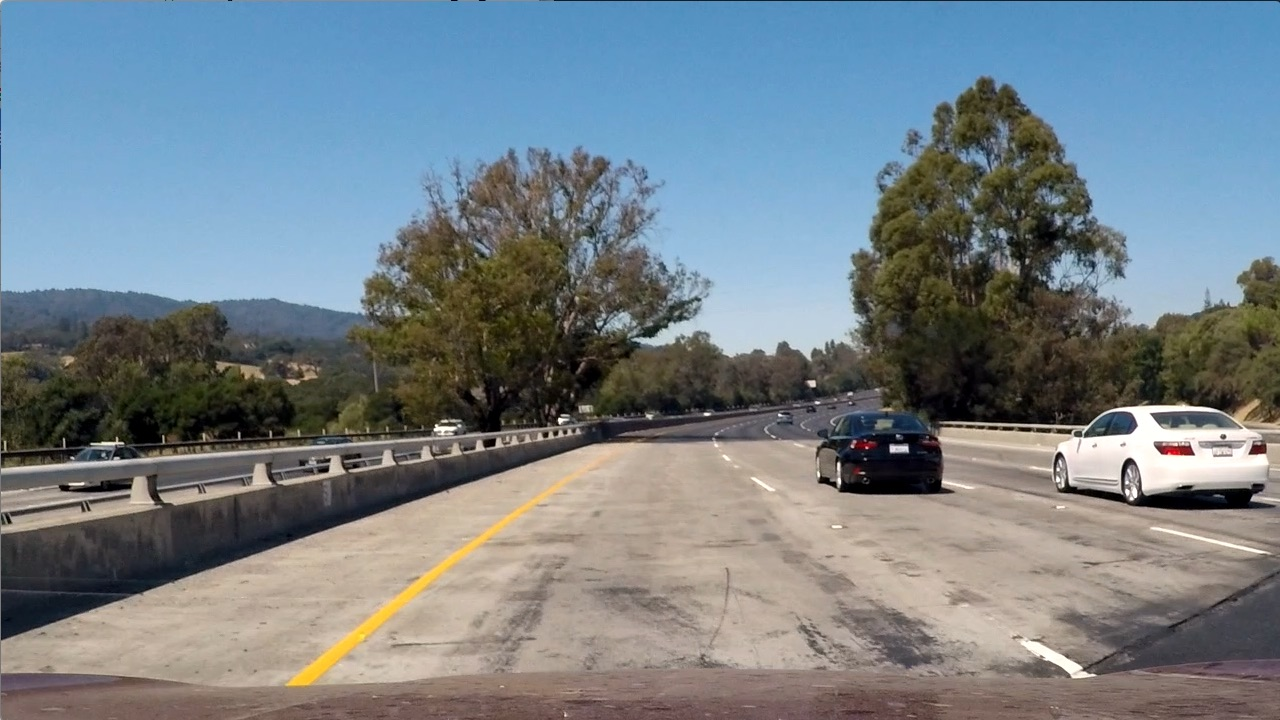
#> input picture test_images/test1.jpg, 1280 x 720 px
$ jupyter execute --allow-errors Project.ipynb   (older library calls are emulated)
#> lines starting #> are read from the running program, lines starting #| are printed output that depends on the picture
# Self-Driving Car Engineer Nanodegree
## Computer Vision
## Project: Vehicle Detection & Tracking

---
### Imports

[cell 1]
import matplotlib.image as mpimg
import matplotlib.pyplot as plt
from collections import deque
import numpy as np
import pickle
import cv2
import os
import shutil
import glob
import time
import random
from sklearn.svm import LinearSVC
from sklearn.preprocessing import StandardScaler
from skimage.feature import hog
from scipy.ndimage.measurements import label
from sklearn.model_selection import train_test_split
from moviepy.editor import VideoFileClip
from IPython.display import HTML
import warnings
warnings.filterwarnings("ignore")

---
### Load Training Images

[cell 2]
# Read in cars and notcars images
cars = []
notcars = []

vehicle_images = glob.glob('./training_data/vehicles/*.png')
for image in vehicle_images:
    cars.append(image)

non_vehicle_images = glob.glob('./training_data/non_vehicles/*.png')
for image in non_vehicle_images:
    notcars.append(image)

### Visualize Training Images

[cell 3]
print('Total number of car training images: {}'.format(len(cars)))
print('Total number of non-car training images: {}'.format(len(notcars)))

# Visualize sample car images
#> (the rest of this cell did not finish here and is left out)

---
### Parameters

[cell 4]
color_space = 'YUV' # Can be RGB, HSV, LUV, HLS, YUV, YCrCb
orient = 11  # HOG orientations
pix_per_cell = 12 # HOG pixels per cell
cell_per_block = 2 # HOG cells per block
hog_channel = 'ALL' # Can be 0, 1, 2, or "ALL"
spatial_size = (32, 32) # Spatial binning dimensions
hist_bins = 32 # Number of histogram bins
spatial_feat = False # Spatial features on or off
hist_feat = False # Histogram features on or off
hog_feat = True # HOG features on or off

---
### Feature Extraction

[cell 5]
# Functions for extracting features

def convert_color(img, color_space='YCrCb'):
    '''
    Converts image from RGB to other colorspaces
    '''
    if color_space != 'RGB':
        if color_space == 'HSV':
            img = cv2.cvtColor(img, cv2.COLOR_RGB2HSV)
        elif color_space == 'LUV':
            img = cv2.cvtColor(img, cv2.COLOR_RGB2LUV)
        elif color_space == 'HLS':
            img = cv2.cvtColor(img, cv2.COLOR_RGB2HLS)
        elif color_space == 'YUV':
            img = cv2.cvtColor(img, cv2.COLOR_RGB2YUV)
        elif color_space == 'YCrCb':
            img = cv2.cvtColor(img, cv2.COLOR_RGB2YCrCb)
    else:
        img = np.copy(img)
    return img

# [43 lines left out: functions get_hog_features, bin_spatial, color_hist, not called in this run]

def extract_features(imgs, color_space='RGB', spatial_size=(32, 32),
                        hist_bins=32, orient=9,
                        pix_per_cell=8, cell_per_block=2, hog_channel=0,
                        spatial_feat=True, hist_feat=True, hog_feat=True):
    '''
    A function to extract features from a list of images.
    Calls the get_hog_features(), color_hist() & bin_spatial functions.
    '''
    # Create a list to append feature vectors to
    features = []
    # Iterate through the list of images
    for file in imgs:
        file_features = []
        # Read in each one by one
        image = mpimg.imread(file)
        # apply color conversion if colorspace other than 'RGB'
        feature_image = convert_color(image, color_space=color_space)

        if spatial_feat == True:
            spatial_features = bin_spatial(feature_image, size=spatial_size)
            file_features.append(spatial_features)
        if hist_feat == True:
            hist_features = color_hist(feature_image, nbins=hist_bins)
            file_features.append(hist_features)
        if hog_feat == True:
            if hog_channel == 'ALL':
                hog_features = []
                for channel in range(feature_image.shape[2]):
                    hog_features.append(get_hog_features(feature_image[:,:,channel],
                                        orient, pix_per_cell, cell_per_block,
                                        vis=False, feature_vec=True))
                hog_features = np.ravel(hog_features)
            else:
                hog_features = get_hog_features(feature_image[:,:,hog_channel],
                                                orient, pix_per_cell, cell_per_block,
                                                vis=False, feature_vec=True)
                hog_features = np.ravel(hog_features)
            # Append the new feature vector to the features list
            file_features.append(hog_features)
        features.append(np.concatenate(file_features)) # same as calling np.vstack() as np.concatenate() has default of 0
    # Return list of feature vectors
    return features

### Visualize HOG Features

#> (a cell that did not finish here is left out)

---
### Model Training

[cell 7]
t = time.time()
car_features = extract_features(cars, color_space=color_space,
                        spatial_size=spatial_size, hist_bins=hist_bins,
                        orient=orient, pix_per_cell=pix_per_cell,
                        cell_per_block=cell_per_block,
                        hog_channel=hog_channel, spatial_feat=spatial_feat,
                        hist_feat=hist_feat, hog_feat=hog_feat)

notcar_features = extract_features(notcars, color_space=color_space,
                        spatial_size=spatial_size, hist_bins=hist_bins,
                        orient=orient, pix_per_cell=pix_per_cell,
                        cell_per_block=cell_per_block,
                        hog_channel=hog_channel, spatial_feat=spatial_feat,
                        hist_feat=hist_feat, hog_feat=hog_feat)

t2 = time.time()
print('Feature extraction for complete training data set took {} seconds...\n'.format(round(t2-t, 2)))

X = np.vstack((car_features, notcar_features)).astype(np.float64)
print('Total examples: {}\n'.format(len(X)))

# Fit a per-column scaler
#> (the rest of this cell did not finish here and is left out)

### Model Parameter Tuning

**Training Comparison**

|Color|Spatial Bin.|Color Hist.|HOG Channels|HOG Orient.|HOG Pix./Cell|HOG Cells/Block|Feature Extrac. Time|Train. Time|Accuracy|
|:------:|:-----:|:-----:|:-----:|:-----:|:-----:|:-----:|
|HLS|Yes|Yes|All|9|8|2|401.06|15.88|0.9913|
|HLS|No|No|All|9|8|2|372.04|64.46|0.9783|
|HSV|No|No|All|9|8|2|377.77|16.67|0.9783|
|LUV|No|No|All|9|8|2|377.46|63.22|0.9772|
|YCrCb|No|No|All|9|8|2|377.22|56.81|0.9823|
|RGB|No|No|All|9|8|2|379.24|75.35|0.9679|
|YUV|No|No|All|9|8|2|379.22|55.97|0.9764|
|YUV|No|No|All|11|16|2|271.28|9.09|0.9733|
|YUV|No|No|All|11|12|2|285.50|18.55|0.9764|
*All times in seconds*

**Video Processing Comparison**

|Color|HOG Channels|HOG Orient.|HOG Pix./Cell|HOG Cells/Block|Video Frames|Processing Time|
|:------:|:-----:|:-----:|:-----:|:-----:|:-----:|:-----:|
|YUV|All|12|8|2|100|11|
|YUV|All|11|16|2|100|4.04|
|YUV|All|11|12|2|100|6.04|
*All times in minutes*

### Save Trained Model & Parameters

[cell 8]
model_directory = './saved_model/'
model_file_name = 'svc.pickle'
model_full_path = os.path.join(model_directory, model_file_name)

if not os.path.exists(model_directory):
    os.makedirs(model_directory)

if os.path.isfile(model_full_path):
    os.remove(model_full_path)

t = time.time()
#> (the rest of this cell did not finish here and is left out)

---
### Load Trained Model & Parameters

[cell 9]
model_directory = './saved_model/'
model_file_name = 'svc.pickle'
model_full_path = os.path.join(model_directory, model_file_name)
svc = None
X_scaler = None
color_space = None
orient = None
pix_per_cell = None
cell_per_block = None
hog_channel = None
spatial_size = None
hist_bins = None
spatial_feat = None
hist_feat = None
hog_feat = None

def load_model_and_params():
    global svc
    global X_scaler
    global color_space
    global orient
    global pix_per_cell
    global cell_per_block
    global hog_channel
    global spatial_size
    global hist_bins
    global spatial_feat
    global hist_feat
    global hog_feat
    t = time.time()
    with open(model_full_path, 'rb') as f:
        pickle_data = pickle.load(f)
        svc = pickle_data["svc"]
        X_scaler = pickle_data["X_scaler"]
        orient = pickle_data["orient"]
        pix_per_cell = pickle_data["pix_per_cell"]
        cell_per_block = pickle_data["cell_per_block"]
        spatial_size = pickle_data["spatial_size"]
        hist_bins = pickle_data["hist_bins"]
        spatial_feat = pickle_data['spatial_feat']
        hist_feat = pickle_data['hist_feat']
        hog_feat = pickle_data['hog_feat']
        hog_channel = pickle_data['hog_channel']
        color_space = pickle_data['color_space']

        del pickle_data  # Free up memory
    t2 = time.time()
    print('Fitted model & params loaded from pickle file successfully!!!Time taken {} seconds.\n'.format(round(t2-t, 2)))
    print('Parameters:\n')
    print('HOG features:{}\nHOG Orientation:{}\nHOG Pixels per cells:{}\nHOG cells per block:{}\nHOG channels:{}\nColorspace:{}\nSpatial features:{}\nSpatial size:{}\nHistogram features:{}\nHistogram bins:{}'.format(hog_feat,orient,pix_per_cell,cell_per_block,hog_channel,color_space,spatial_feat,spatial_size,hist_feat,hist_bins))

#> (the rest of this cell did not finish here and is left out)

---
### Car Detection

[cell 10]
# Functions for detecting cars, creating a heatmap, thresholding & drawing cars' bounding boxes

def find_cars(img, svc, X_scaler, orient, pix_per_cell, cell_per_block, spatial_size, hist_bins,
              hog_channel, color_space, spatial_feat=True, hist_feat=True,
              ydims_scales=[(400,656,1)], x_threshold = 0, debug=False):
    '''
    A single function that extracts features using:
    hog sub-sampling, color histogram & spatial binning
    and detects cars.
    '''
    b_boxes = []
    draw_img = np.copy(img)
    img = img.astype(np.float32)/255 # for JPEG images as mpimg.imread() reads in on a scale of 0-255 but PNG scale is 0-1

    for ydim_scale in ydims_scales:
        log_file.write('Scale: {}\n'.format(ydim_scale[2]))
        log_file.write('Y dimensions: {}-{}\n'.format(ydim_scale[0], ydim_scale[1]))
        img_tosearch = img[ydim_scale[0]:ydim_scale[1], :, :]
        log_file.write('Image size: {}\n'.format(img_tosearch.shape))
        ctrans_tosearch = convert_color(img_tosearch, color_space=color_space)
        if ydim_scale[2] != 1:
            imshape = ctrans_tosearch.shape
            ctrans_tosearch = cv2.resize(ctrans_tosearch, (np.int(imshape[1]/ydim_scale[2]), np.int(imshape[0]/ydim_scale[2])))
        log_file.write('Resized image size: {}\n'.format(ctrans_tosearch.shape))

        ch1 = ctrans_tosearch[:,:,0]

        # Define blocks and steps as above
        nxblocks = (ch1.shape[1] // pix_per_cell) - cell_per_block + 1
        nyblocks = (ch1.shape[0] // pix_per_cell) - cell_per_block + 1
        nfeat_per_block = orient*cell_per_block**2

        # 64 was the orginal sampling rate, with 8 cells and 8 pix per cell
        window = 64
        nblocks_per_window = (window // pix_per_cell) - cell_per_block + 1

        # Instead of overlap, define how many cells to step
        # Change size dynamically based on scale range to cover more area, else right side is not covered completely
        cells_per_step = 2
        if (ydim_scale[2] > 2):
            cells_per_step = 1
        nxsteps = (nxblocks - nblocks_per_window) // cells_per_step
        nysteps = (nyblocks - nblocks_per_window) // cells_per_step

        hog1 = None
        hog2 = None
        hog3 = None
        hog_c = None

        # Get HOG features for the entire image only once
        if hog_channel == 'ALL':
            for channel in range(ctrans_tosearch.shape[2]):
                # Compute individual channel HOG features for the entire image
                hog1 = get_hog_features(ctrans_tosearch[:,:,channel], orient, pix_per_cell, cell_per_block, feature_vec=False)
                hog2 = get_hog_features(ctrans_tosearch[:,:,channel], orient, pix_per_cell, cell_per_block, feature_vec=False)
                hog3 = get_hog_features(ctrans_tosearch[:,:,channel], orient, pix_per_cell, cell_per_block, feature_vec=False)
        else:
                hog_c = get_hog_features(ctrans_tosearch[:,:,hog_channel], orient, pix_per_cell, cell_per_block, feature_vec=False)

        for xb in range(nxsteps):
            for yb in range(nysteps):
                ypos = yb*cells_per_step
                xpos = xb*cells_per_step

                # Extract HOG for this patch
                hog_features = None
                if hog_channel == 'ALL':
                    hog_feat1 = hog1[ypos:ypos+nblocks_per_window, xpos:xpos+nblocks_per_window].ravel()
                    hog_feat2 = hog2[ypos:ypos+nblocks_per_window, xpos:xpos+nblocks_per_window].ravel()
                    hog_feat3 = hog3[ypos:ypos+nblocks_per_window, xpos:xpos+nblocks_per_window].ravel()
                    hog_features = np.hstack((hog_feat1, hog_feat2, hog_feat3)) # 1
                else:
                    hog_features = hog_c[ypos:ypos+nblocks_per_window, xpos:xpos+nblocks_per_window].ravel()

                xleft = xpos*pix_per_cell
                ytop = ypos*pix_per_cell

                # Extract the image patch
                subimg = cv2.resize(ctrans_tosearch[ytop:ytop+window, xleft:xleft+window], (64,64))

                # Get spatial features
                spatial_features = bin_spatial(subimg, size=spatial_size) # 2
                # Get color features
                hist_features = color_hist(subimg, nbins=hist_bins) # 3
                #log_file.write('spatial_features:{}, hist_features:{}, hog_features:{}\n'.format(spatial_features.shape, hist_features.shape, hog_features.shape))
                all_features = None
                # Combine features
                if (spatial_feat and hist_feat):
                    all_features = np.hstack((spatial_features, hist_features, hog_features)).reshape(1, -1)
                elif (spatial_feat):
                    all_features = np.hstack((spatial_features, hog_features)).reshape(1, -1)
                elif (hist_feat):
                    all_features = np.hstack((hist_features, hog_features)).reshape(1, -1)
                else:
                    all_features = hog_features.reshape(1, -1)

                # Scale features
                scaled_features = X_scaler.transform(all_features)

                # Make prediction
                current_prediction = svc.predict(scaled_features)

                if (current_prediction == 1) or (debug):
                    xbox_left = np.int(xleft*ydim_scale[2])
                    ytop_draw = np.int(ytop*ydim_scale[2])
                    win_draw = np.int(window*ydim_scale[2])

                    x1 = xbox_left
                    y1 = ytop_draw+ydim_scale[0]
                    x2 = xbox_left+win_draw
                    y2 = ytop_draw+win_draw+ydim_scale[0]

                    if (debug and debug_full):
                        bbox_color_debug = (np.random.randint(50,225),np.random.randint(50,225),np.random.randint(50,225))
                        cv2.rectangle(draw_img, (x1,y1), (x2,y2), bbox_color_debug, 2)

                    # Draw a rectanlge if:
                    # (correctly predicted) and (prediction confidence > threshold) and (top-left x > threshold)
                    if (current_prediction == 1 and
                        svc.decision_function(scaled_features) > min_prediction_confidence and
                        x1 > x_threshold):
                        b_boxes.append(((x1, y1), (x2, y2)))
                        bbox_color_predict = (0,255,0)
                        cv2.rectangle(draw_img, (x1,y1), (x2,y2), bbox_color_predict, 3)
                        log_file.write('Prediction confidence: {}\n'.format(svc.decision_function(scaled_features)))
                        log_file.write('Bounding box top-left: {}, bottom-right: {}\n'.format(str(x1)+','+str(y1),str(x2)+','+str(y2)))

    # Return the updated image & the bounding boxes
    return draw_img, b_boxes

# [48 lines left out: functions add_heat, apply_threshold, draw_labeled_bboxes, not called in this run]

---
### Heatmap Class

[cell 11]
class HeatMap():
    '''
    A class for keeping track of previous 15 heatmaps & calculating an average heatmap from these heatmaps.
    '''
    def __init__(self):
        nan_img = np.full((720,1280),np.nan)
        self.heatmap_arr = deque(np.array([nan_img, nan_img, nan_img, nan_img, nan_img,
                                           nan_img, nan_img, nan_img, nan_img, nan_img,
                                           nan_img, nan_img, nan_img, nan_img, nan_img]))
        self.heatmap_avg = np.nan

    # [4 lines left out: function update, not called in this run]

---
### Main Pipeline

[cell 12]
def process_frame(frame):
    '''
    Main pipeline function for processing video frames.
    Writes useful messages to a log file.
    Also draws bounding boxes & heatmaps at various stages of pipeline if debug is on.
    '''
    global frame_name
    global duplicate_threshold
    global ydims_scales
    global min_bbox_w_h
    global x_threshold
    global debug
    global frame_counter
    global use_avg_heatmap
    if (frame_name is None):
        frame_counter += 1
        frame_name = str(frame_counter) + '.jpg'
    img = frame.copy()
    out_img = frame.copy()
    log_file.write('Processing frame: {}\n'.format(frame_name))

    t = time.time()
    out_img, b_boxes = find_cars(img, svc, X_scaler, orient, pix_per_cell, cell_per_block,
                                 spatial_size, hist_bins, hog_channel, color_space,
                                 spatial_feat, hist_feat, ydims_scales=ydims_scales,
                                 x_threshold = x_threshold, debug=debug)
    t2 = time.time()
    log_file.write('Detection took {} seconds...\n'.format(round(t2-t, 2)))
    if (debug):
        plt.figure(figsize=(15,10))
        plt.imshow(out_img)
        scales_used = [x[2] for x in ydims_scales]
        plt.title('Positive Detections - Scales: {}'.format(scales_used), fontsize=20)
        plt.yticks(np.arange(0, 721, 24))
        plt.show()
    log_file.write('Total bounding boxes returned by find_cars(): {}\n'.format(len(b_boxes)))

    heat = np.zeros_like(frame[:,:,0]).astype(np.float)

    # Add heat to each box in box list
    heat = add_heat(heat, b_boxes)

    if use_avg_heatmap:
        # Add to the heatmap queue
        heatmap_obj.update(heat)
        # Get averaged heatmap
        heat = heatmap_obj.heatmap_avg

    if (debug):
        plt.figure(figsize=(15,10))
        plt.imshow(heat, cmap='hot')
        title = 'Heatmap'
        if use_avg_heatmap:
            title = 'Averaged ' + title
        plt.title(title, fontsize=20)
        plt.show()

    # Apply threshold to help remove false positives
    heat = apply_threshold(heat, duplicate_threshold)

    # Visualize the heatmap when displaying
    heatmap = np.clip(heat, 0, 255)
    if (debug):
        plt.figure(figsize=(15,10))
        plt.imshow(heatmap, cmap='hot')
        plt.title('Thresholded Heatmap', fontsize=20)
        plt.show()

    # Call scipy.ndimage.measurements.label() function to find out how many cars have been found
    labels = label(heatmap)
    log_file.write('{} cars found!!!\n'.format(labels[1]))
    if (debug):
        plt.figure(figsize=(15,10))
        plt.imshow(heatmap, cmap='gray')
        plt.title('Labels', fontsize=20)
        plt.show()

    # Find final bounding boxes from the labeled heatmap
    draw_img, b_boxes = draw_labeled_bboxes(np.copy(frame), labels, min_bbox_w_h)

    log_file.write('-'*125 + '\n')
    return draw_img

---
### Sliding Window Scales

|Scale|Size (wxh)|Overlap % (x & y)|Window Step (pixels)|No. of Windows (vertically)|Start (y-axis)|End (y-axis)|
|:------:|:-----:|:-----:|:-----:|:-----:|:-----:|:-----:|
|1.0|64x64|62.50|24|3|400|536|
|1.3|83x83|62.74|31|3|400|578|
|1.5|96x96|62.50|36|3|400|604|
|1.7|108x108|63.23|40|3|400|630|
|2.0|128x128|62.50|48|3|400|672|
|2.5|160x160|81.25|30|4|400|680|
|3.0|192x192|81.25|36|2|400|664|
|3.5|224x224|81.25|42|2|400|708|

---
### Pipeline Run on Test Image

[cell 13]
# Heatmap object
heatmap_obj = HeatMap()
# Y-axis dimensions & scales for sliding window search
ydims_scales = [(400,536,1),(400,578,1.3),(400,604,1.5),(400,630,1.7),(400,672,2),(400,680,2.5),(400,664,3),(400,708,3.5)]
# Model's min. prediction confidence below which the detections are discarded
min_prediction_confidence = 0.25
# Min. bounding box dimensions below which the bounding box is not drawn on screen
min_bbox_w_h = (22,48)
# Debug flag
debug = True
# Detailed debug flag
debug_full = False
# Heatmap overlap threshold (if less than or equal to then the pixels are turned off in the heatmap)
duplicate_threshold = 1
# X-axis value below which the bounding box is not drawn on the screen
x_threshold = 640
# Log file location
log_file = open('./log.txt', 'w')
# Counter used for naming images (used in visualization & logging)
frame_counter = 0
# Whether to use averaged heatmap of previous 15 frames (if false then only the current frame is considered)
use_avg_heatmap = False

img_path = './test_images/test1.jpg'
img = mpimg.imread(img_path)
#> img is the input picture: shape (720, 1280, 3); mean R, G, B 117.5, 128.7, 135.5
frame_name = img_path.split('/')[-1]
#> (the rest of this cell did not finish here and is left out)

#> the loop in find_cars, `for ydim_scale in ydims_scales:` made 1 pass
#> pass 1, in find_cars, `img_tosearch = img[ydim_scale[0]:ydim_scale[1], :, :]`:
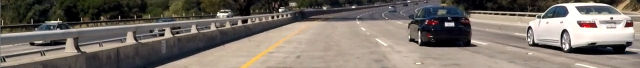
#> img_tosearch: shape (136, 1280, 3) float32 (shown at 1/2 size); mean of channels 0, 1, 2 0.475, 0.442, 0.41; drawn as R, G, B
#> pass 1, in find_cars, `ch1 = ctrans_tosearch[:,:,0]`:
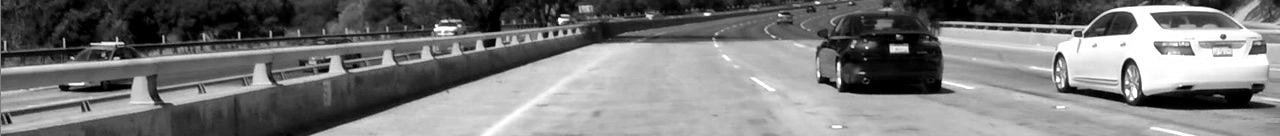
#> ch1: shape (136, 1280) float32; min 0, max 1, mean 0.475
#> after the loop in find_cars, `for ydim_scale in ydims_scales:`: b_boxes = []
fig, ax = plt.subplots(figsize=(15,10))
ax.imshow(out_img)
ax.set_title('Detected Cars', fontsize=20)
plt.show()
log_file.close()
